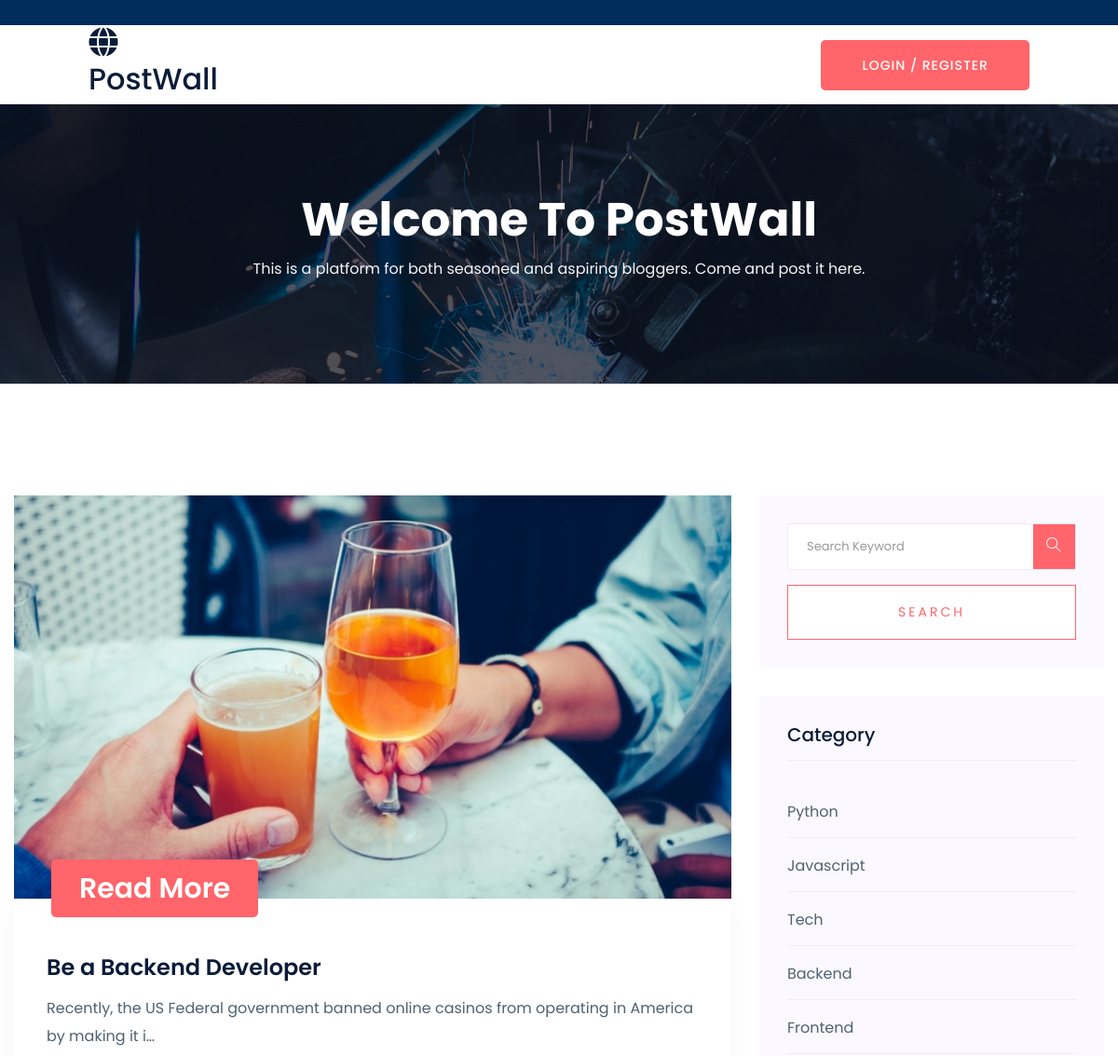
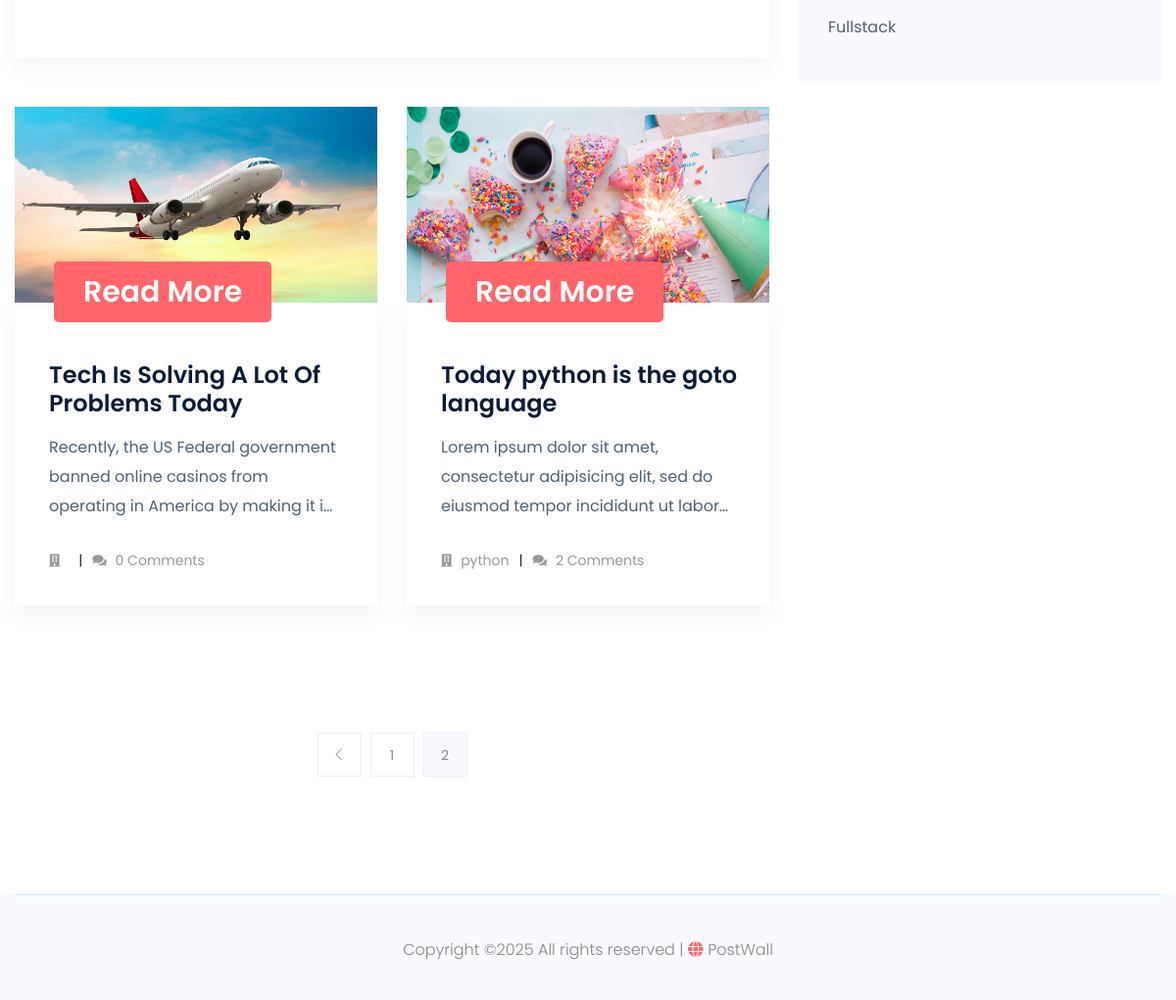
Screenshot of /?page=2 with the database file from the repository (2 pictures, top to bottom).
### posts/models.py (models this page shows, shortened)
class Post(models.Model):
    user = models.ForeignKey(settings.AUTH_USER_MODEL,on_delete=models.CASCADE,blank=True,null=True,related_name='posts')
    title = models.CharField(max_length=100,unique=True)
    slug = models.SlugField()
    content = models.TextField()
    thumbnail = models.ImageField(upload_to='postimg')
    created = models.DateField(auto_now_add=True)
    updated = models.DateField(auto_now=True)
    featured = models.BooleanField(default=False)
    category = models.ForeignKey(Category,on_delete=models.CASCADE,blank=True,null=True,related_name='posts')

class Category(models.Model):
    title = models.CharField(max_length=50)

### posts/views.py (the view, shortened to what this page needs)
# urls.py: 2. Add a URL to urlpatterns:  path('', views.home, name='home')
def home(request):
    feedback = None
    featured_post = Post.objects.get(featured=True)
    posts = Post.objects.filter(featured=False)
    keyword = request.GET.get('search')
    paginate = Paginator(posts, 2)
    page = request.GET.get('page')
    try:
        posts = paginate.page(page)
    except PageNotAnInteger:
        posts = paginate.page(1)
    except EmptyPage:
        posts = paginate.page(paginate.num_pages)
    context = {'featured_post':featured_post,'posts':posts,'feedback':feedback,'paginate':paginate}
    return render(request,'posts/home.html',context)

### posts/templates/posts/home.html (shortened to what this page needs)
{% extends "layout.html" %}
{% load static %}
{% block content %}
     <div class="slider-area ">
        <div class="single-slider slider-height2 d-flex align-items-center" data-background="{% static 'assets/img/hero/Industries_hero.jpg' %}">
            <div class="container">
                <div class="row">
                    <div class="col-xl-12">
                        <div class="hero-cap text-center">
                            <h2>Welcome To PostWall</h2>
                            <p style="color:whitesmoke;">This is a platform for both seasoned and aspiring bloggers. Come and post it here.</p>
                        </div>
                    </div>
                </div>
            </div>
        </div>
    </div>
    <section class="blog_area section-padding">
        <div class="container">
            <div class="row">
                <div class="col-lg-8 mb-5 mb-lg-0">
                    <div class="blog_left_sidebar">
                        {% if featured_post %}
                            <article class="blog_item">
                                <div class="blog_item_img">
                                    <img class="card-img rounded-0" src="{{ featured_post.thumbnail.url }}" alt="">
                                    <a href="{% url 'posts:detail' slug=featured_post.slug %}" class="blog_item_date">
                                        <h3>Read More</h3>
                                    </a>
                                </div>
                                <div class="blog_details">
                                    <a class="d-inline-block" href="{% url 'posts:detail' featured_post.slug %}">
                                        <h2>{{ featured_post.title }}</h2>
                                    </a>
                                    <p>{{ featured_post.content|truncatechars:'100' }}</p>
                                </div>
                            </article>
                        {% endif %}
                        <div class="row">
                            {% for post in posts %}
                                <div class="col-md-6">
                                    <article class="blog_item">
                                        <div class="blog_item_img">
                                            <img height="200" class="card-img rounded-0" src="{{ post.thumbnail.url }}" alt="">
                                            <a href="{% url 'posts:detail' slug=post.slug %}" class="blog_item_date">
                                                <h3>Read More</h3>
                                            </a>
                                        </div>
                                        <div class="blog_details">
                                            <a class="d-inline-block" href="{% url 'posts:detail' post.slug %}">
                                                <h2>{{ post.title }}</h2>
                                            </a>
                                            <p>{{ post.content|truncatechars:'100' }}</p>
                                            <ul class="blog-info-link">
                                                <li><a href="#"><i class="fa fa-building"></i> {{ post.category.title }}</a></li>
                                                <li><a href="#"><i class="fa fa-comments"></i> {{ post.comments.count }} Comments</a></li>
                                            </ul>
                                        </div>
                                    </article>
                                </div>
                            {% endfor %}
                        </div>
                        <nav class="blog-pagination justify-content-center d-flex">
                            <ul class="pagination">
                                {% if posts.has_previous %}
                                    <li class="page-item">
                                        <a href="?page={{posts.previous_page_number}}" class="page-link" aria-label="Previous">
                                            <i class="ti-angle-left"></i>
                                        </a>
                                    </li>
                                {% endif %}
                                {% for page in paginate.page_range %}
                                    {% if page == posts.number %}
                                        <li class="page-item active">
                                            <a href="?page={{page}}" class="page-link">{{page}}</a>
                                        </li>
                                    {% else %}
                                        <li class="page-item">
                                            <a href="?page={{page}}" class="page-link">{{page}}</a>
                                        </li>
                                    {% endif %}
                                {% endfor %}
                            </ul>
                        </nav>
                    </div>
                </div>
                <div class="col-lg-4">
                    <div class="blog_right_sidebar">
                        <aside class="single_sidebar_widget search_widget">
                            <form action="">
                                <div class="form-group">
                                    <div class="input-group mb-3">
                                        <input name="search" type="text" class="form-control" required placeholder='Search Keyword'
                                            onfocus="this.placeholder = ''"
                                            onblur="this.placeholder = 'Search Keyword'">
                                        <div class="input-group-append">
                                            <button class="btns" type="button"><i class="ti-search"></i></button>
                                        </div>
                                    </div>
                                </div>
                                <button class="button rounded-0 primary-bg text-white w-100 btn_1 boxed-btn"
                                    type="submit">Search</button>
                            </form>
                        </aside>
                        <aside class="single_sidebar_widget post_category_widget">
                            <h4 class="widget_title">Category</h4>
                            <ul class="list cat-list">
                                <li>
                                    <a href="#" class="d-flex">
                                        <p>Python</p>
                                    </a>
                                </li>
                                <li>
                                    <a href="#" class="d-flex">
                                        <p>Javascript</p>
                                    </a>
                                </li>
                                <li>
                                    <a href="#" class="d-flex">
                                        <p>Tech</p>
                                    </a>
                                </li>
                                <li>
                                    <a href="#" class="d-flex">
                                        <p>Backend</p>
                                    </a>
                                </li>
                                <li>
                                    <a href="#" class="d-flex">
                                        <p>Frontend</p>
                                    </a>
                                </li>
                                <li>
                                    <a href="#" class="d-flex">
                                        <p>Fullstack</p>
                                    </a>
                                </li>
                            </ul>
                        </aside>
                    </div>
                </div>
            </div>
        </div>
    </section>
{% endblock content %}

### rows the page displays
Post: thumbnail (picture), title "Be a Backend Developer", content "Recently, the US Federal government banned online casinos from operating in America by making it i…"
Post: thumbnail (picture), title "Tech Is Solving A Lot Of Problems Today", content "Recently, the US Federal government banned online casinos from operating in America by making it i…", comments.count "0"
Post: thumbnail (picture), title "Today python is the goto language", content "Lorem ipsum dolor sit amet, consectetur adipisicing elit, sed do eiusmod tempor incididunt ut labor…", category "python", comments.count "2"

### other values shown
{{ page }} "1"
{{ page }} "2"
